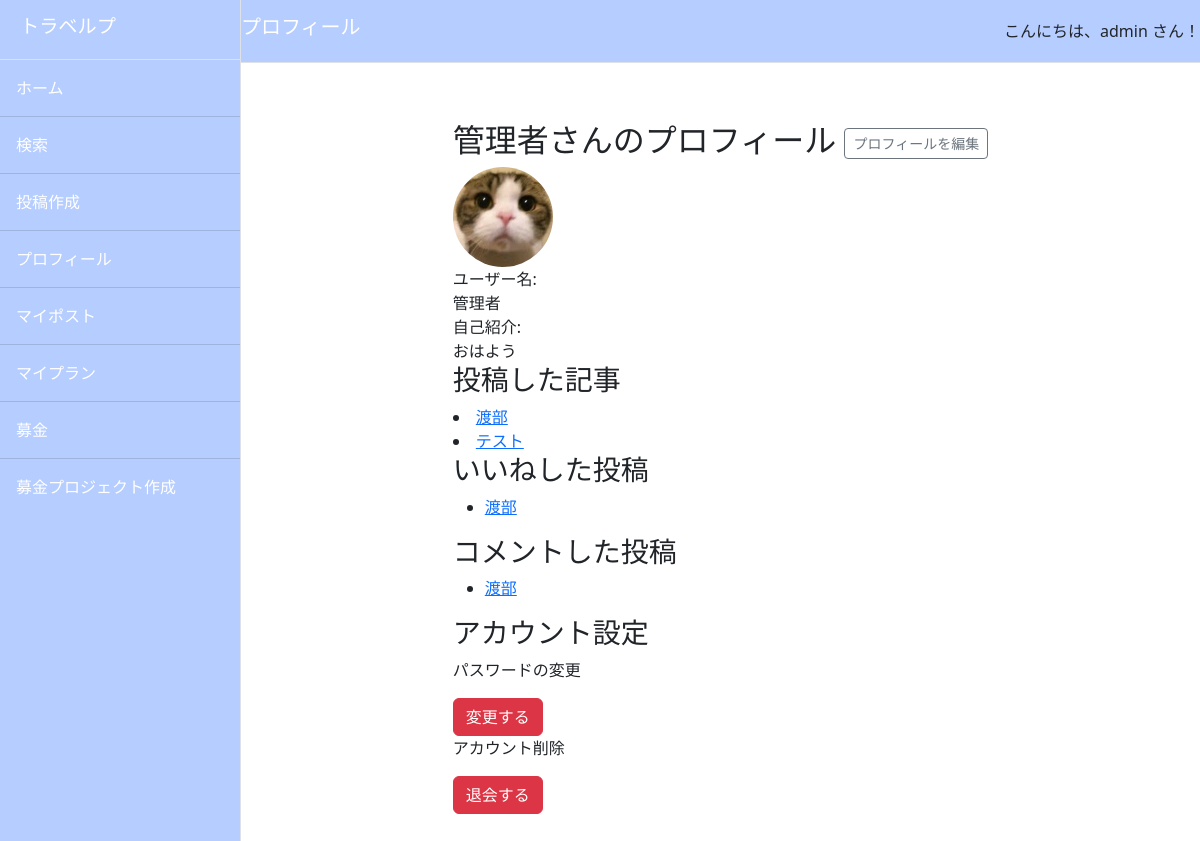
Page /myprofile (signed in) on the committed database.
### accounts/models.py (models this page shows, shortened)
class CustomUser(AbstractUser):
    pass
    nickname = models.CharField(max_length=150, blank=True, null=True)
    profile_image = models.ImageField(upload_to='profile_images/', null=True, blank=True)
    profile_description = models.TextField(null=True, blank=True)

### travelp/models.py (models this page shows, shortened)
class Post(models.Model):
    user = models.ForeignKey(CustomUser, on_delete=models.SET_NULL, null=True, blank=True)
    title = models.CharField(max_length=200)
    comment = models.TextField()
    created_at = models.DateTimeField(auto_now_add=True)
    caption = models.TextField(verbose_name='場所', blank=True)
    fundraising = models.BooleanField(default=False)
    latitude = models.DecimalField(max_digits=15, decimal_places=11, null=True, blank=True)  # 緯度
    longitude = models.DecimalField(max_digits=15, decimal_places=11, null=True, blank=True)  # 経度

### travelp/views.py (the view)
# urls.py: path('myprofile', views.MyProfileView.as_view(), name='myprofile'),
class MyProfileView(TemplateView):
    template_name = 'myprofile.html'
    def get_context_data(self, **kwargs):
        context = super().get_context_data(**kwargs)
        user = self.request.user  # ログインしているユーザー情報を取得
        context['user'] = user
        context['user_posts'] = Post.objects.filter(user=user)  # ユーザーが投稿した投稿
        context['liked_posts'] = Post.objects.filter(likes__user=user)  # ユーザーがイイネした投稿
        context['commented_posts'] = Post.objects.filter(comments__user=user)  # ユーザーがコメントした投稿
        return context

### travelp/templates/myprofile.html (shortened to what this page needs)
{% extends 'base.html' %}
{% block header %}プロフィール{% endblock %}
{% block content %}
<section class="container my-5">
    <div class="profile-container">
        <div class="profile-header">
            <h2>
                {% if user.nickname %}
                    {{ user.nickname }}さんのプロフィール
                {% else %}
                    {{ user.username }}さんのプロフィール
                {% endif %}
                {% if request.user == user %}
                <a href="{% url 'travelp:edit_profile' user.pk %}" class="btn btn-sm btn-outline-secondary">プロフィールを編集</a>
                {% endif %}
            </h2>
        </div>
        <div class="profile-info">
            <div class="icon">
                {% if user.profile_image %}
                    <img src="{{ user.profile_image.url }}" alt="プロフィール画像">
                {% else %}
                    <img src="business60.jpg" alt="デフォルト画像">
                {% endif %}
            </div>
            <div class="details">
                <div>
                    <div class="label">ユーザー名:</div>
                    <div class="content">
                        {% if user.nickname %}
                            {{ user.nickname }}
                        {% else %}
                            {{ user.username }}
                        {% endif %}
                    </div>
                </div>
                <div>
                    <div class="label">自己紹介:</div>
                    <div class="content">{{ user.profile_description|default:"ここに自己紹介文がありません。自分について教えてください！" }}</div>
                </div>
            </div>
        </div>
        <h3>投稿した記事</h3>
        {% for post in user_posts %}
          <div class="post">
            <li><a href="{% url 'travelp:post_detail' pk=post.pk %}">{{ post.title }}</a></li>
          </div>
        {% empty %}
          <p>投稿はまだありません。</p>
        {% endfor %}
        {% if request.user == user %}
        <div class="liked-posts">
            <h3>いいねした投稿</h3>
            {% if liked_posts %}
                <ul>
                    {% for post in liked_posts %}
                        <li><a href="{% url 'travelp:post_detail' pk=post.pk %}">{{ post.title }}</a></li>
                    {% endfor %}
                </ul>
            {% else %}
                <p>まだいいねした投稿はありません。</p>
            {% endif %}
        </div>
        <div class="commented-posts">
            <h3>コメントした投稿</h3>
            {% if commented_posts %}
                <ul>
                    {% for post in commented_posts %}
                        <li><a href="{% url 'travelp:post_detail' pk=post.pk %}">{{ post.title }}</a></li>
                    {% endfor %}
                </ul>
            {% else %}
                <p>まだコメントした投稿はありません。</p>
            {% endif %}
        </div>
        <div class="mb-3">
            <h3>アカウント設定</h3>
            <div class="password-change">
                <p>パスワードの変更</p>
                <a href="{% url 'accounts:password_change' %}" class="btn btn-danger">変更する</a>
            </div>
            <p>アカウント削除</p>
            <a href="{% url 'accounts:delete_account' %}" class="btn btn-danger">退会する</a>
        </div>
        {% endif %}
    </div>
</section>
{% endblock %}

### travelp/templates/base.html (shortened to what this page needs)
{% load static %}
<!DOCTYPE html>
<html lang="ja">
    <head>
        <link href="{% static 'css/styles.css' %}" rel="stylesheet" />
        {% if request.user.is_staff %}
            <link rel="stylesheet" href="{% static 'css/dark-mode.css' %}">
        {% endif %}
        <link rel="stylesheet" href="https://unpkg.com/leaflet@1.7.1/dist/leaflet.css" />
    </head>
    <body class="{% if request.user.is_staff %} dark-mode {% endif %}">
        <div class="d-flex" id="wrapper">
            <div class="border-end bg-white" id="sidebar-wrapper">
                <div class="sidebar-heading border-bottom bg-light">
                    <h1 class="navbar-brand">トラベルプ</h1>
                </div>
                <div class="list-group list-group-flush">
                    <a class="list-group-item list-group-item-action list-group-item-light p-3" href="{% url 'travelp:index' %}">ホーム</a>
                    <a class="list-group-item list-group-item-action list-group-item-light p-3" href="{% url 'travelp:search' %}">検索</a>
                    <a class="list-group-item list-group-item-action list-group-item-light p-3" href="{% url 'travelp:post' %}">投稿作成</a>
                    {% if request.user.is_authenticated %}
                        <a class="list-group-item list-group-item-action list-group-item-light p-3" href="{% url 'travelp:myprofile' %}">プロフィール</a>
                        <a class="list-group-item list-group-item-action list-group-item-light p-3" href="{% url 'travelp:mypost' %}">マイポスト</a>
                        <a class="list-group-item list-group-item-action list-group-item-light p-3" href="{% url 'travelp:myplan' %}">マイプラン</a>
                        <a class="list-group-item list-group-item-action list-group-item-light p-3" href="{% url 'travelp:fundraising_list' %}">募金</a>
                    {% endif %}
                    {% if request.user.is_staff %}
                        <a class="list-group-item list-group-item-action list-group-item-light p-3" href="{% url 'travelp:create_fundraising' %}">募金プロジェクト作成</a>
                    {% endif %}
                </div>
            </div>
            <div id="page-content-wrapper">
                <nav class="navbar navbar-expand-lg navbar-light bg-light border-bottom d-flex justify-content-between">
                    <h1 class="navbar-brand">{% block header %}ホーム{% endblock %}</h1>
                    {% if request.user.is_authenticated %}
                        <div class="text-end">
                            こんにちは、{{ request.user.username }} さん！
                        </div>
                    {% endif %}
                </nav>
                <div class="container-fluid">
                    {% block content %}{% endblock %}
                </div>
            </div>
        </div>
    </body>
</html>

### travelp/static/css/dark-mode.css (style rules this page uses)
.dark-mode #sidebar-wrapper { background-color: #b6cdff !important; }
.dark-mode .sidebar-heading { background-color: #b6cdff !important; color: white !important; }
.dark-mode h1.navbar-brand { color: #ffffff !important; background-color: #b6cdff !important; }
#sidebar-wrapper { background-color: #b6cdff !important; }
#sidebar-wrapper a { color: #ffffff !important; background-color: #b6cdff !important; }
.navbar { background-color: #b6cdff !important; }
.navbar-brand, .navbar-light .navbar-nav .nav-link { color: #ffffff !important; }

### rows in the picture
CustomUser: user.username "admin", nickname "管理者", profile_image (picture), profile_description "おはよう"
Post: title "渡部"
Post: title "テスト"
